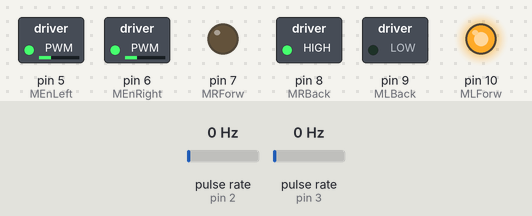
The sketch below on a simulated Arduino Uno, built with avr-gcc and run on an emulated ATmega328P. On the bench: switched loads named in the sketch (green lamp = pin HIGH), output pins drawn as LEDs (lit = HIGH). Wiring (inferred from the names in the program): 2 × pulse sensor: data pin 2 / data pin 3. The inputs (shaded band) are chosen by the test bench; at power-on: pulse rate (sensors on pin 2, pin 3) 0 Hz. What the sketch prints to the serial monitor is not drawn.

Above: at 1.3 s.
1.4 s: pulse rate (sensor on pin 2) set to 2 Hz
4.4 s: pulse rate (sensor on pin 2) set to 5 Hz
At 5.8 s:
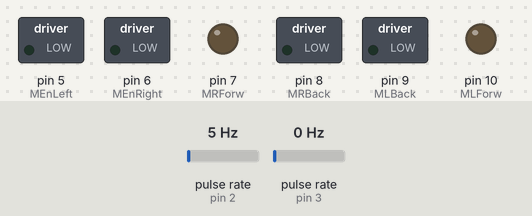
Timing chart, 0 to 7.4 s (numbered marks = the images above; inputs shaded):
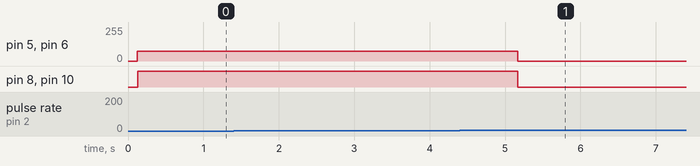

Measured:
- the behaviour switches between 3 and 4 Hz on pulse rate (sensor on pin 2) (found by bisection; images 0 and 1)
- after the input at 4.4 s, pin 5 (MEnLeft), pin 6 (MEnRight): 75/255 → 0/255 after 0.77 s instead of 1.8 s; pin 8 (MRBack), pin 10 (MLForw): HIGH → LOW after 0.77 s instead of 1.8 s

The sketch:

RDCode.ino
```cpp
//
// Example drive code for the Robots Day Gearheads challenge car.
//  follow a line until a T is detected & then turn 90 degrees
//
#include <Arduino.h>
#include "Motor.h"

//Power - 9v battery to arduino barrel jack
//AA batter powers the motors 1.5Vx4=6V

/*
 * Global variables & constant pin definitions
 *   Note: global variables are used to keep
 *   values between loop() iterations
 */

//5v to bb 5v rail
//gnd to bb gnd rail

//Motor controller H-Bridge Pins for Left & Right Motors
#define MEnRight 6   //Motor Right Enable
#define MEnLeft 5
#define MRForw 7
#define MRBack 8
#define MLForw 10
#define MLBack 9

//Proximity sensors
#define LeftIRpin A1
#define RightIRpin A2

//Encoder Pins
//vcc - goes to 5v bb rail
//gnd - goes to gnd bb rail
#define LeftEncoder 2  //out pin on left photo sensor to arduino 2
#define RightEncoder 3 //out pin on right photo sensor to arduino 3

//number of ticks in 1 rotation for encoder
#define ENCODERMULT 20

//Wheel Circumference = pi* wheel diameter. TicksPerInch = Wheel Circumf/slots
#define TicksPerInch 2.4

//chassis circumf = circumference of the circle if the car turns in place with one
//motor move forward & one moving backward = pi * Wheel base (or chassis width)
//Note: the wheels are fat & not flat, the wheel base is really measured from near
// the middle of each tire - you should measure your car, for better results.
#define ChassisCircumf 18.0

//encoder tickCounting variables must be volatile - upated
// in interrupt routines
volatile uint32_t tickCountA = 0; //left
volatile uint32_t tickCountB = 0; //right


void setup() {
  // put your setup code here, to run once:

  //define the pin modes for the motor controller
  pinMode(MEnRight,OUTPUT);
  pinMode(MEnLeft,OUTPUT);
  pinMode(MRForw,OUTPUT);
  pinMode(MRBack,OUTPUT);
  pinMode(MLForw,OUTPUT);
  pinMode(MLBack,OUTPUT);

  //start the serial monitor for debug write statements
  Serial.begin(115200);

  //define the pin modes for the encoders & attach interrupts
  pinMode(LeftEncoder, INPUT_PULLUP);
  pinMode(RightEncoder, INPUT_PULLUP);

  attachInterrupt(digitalPinToInterrupt(LeftEncoder), interruptA, RISING);
  attachInterrupt(digitalPinToInterrupt(RightEncoder), interruptB, RISING);
  delay(100);

  Serial.println("Completed Setup...");
}

//Create motor instances for the left & right motors with proper pin defs
Motor leftMotor = Motor(MEnLeft,MLForw,MLBack);
Motor rightMotor = Motor(MEnRight,MRForw,MRBack);

bool moreLine = true;
bool DoneLineFollow = false;
bool DoneDriving = false;

//loop runs over and over again until the arduino is reset
void loop() {

  leftMotor.Stop();
  rightMotor.Stop();

/*
 * dead reckoning using encoders to
 * figure out the distance driven or turning
 */
   Serial.println("follow the line");
  //follow the line: speedToDrive, turnSpeed, minimumDelay

  if (!DoneLineFollow){
      Serial.println("follow the line");
      //follow the line: speedToDrive, turnSpeed, minimumDelay
      moreLine = irLineFollow(100, 60, 5); //return false on STOPPED
      if (!moreLine) {
        DoneLineFollow = true;
      }
  }
  else if (!DoneDriving){
        Serial.println("90 deg turn");
        turnDegrees(90,75);

        DoneDriving = true;
  }
  Serial.println("End Loop()...");
}
////
//Define useful methods here
//
/*
 * Drive the motors based on a time in milliseconds
 *  DriveTime(int leftSpeed, int rightSpeed, int milliseconds)
 *   were leftSpeed & rightSpeed control the left & right motor speed &
 *   direction & Time is the time to drive in milliseconds. Motor stop when
 *   time expires
 */
 void DriveTime(int leftSpeed, int rightSpeed, int timeToDrive){
  leftMotor.Drive(leftSpeed);
  rightMotor.Drive(rightSpeed);
  delay(timeToDrive);
  leftMotor.Stop();
  rightMotor.Stop();
 }

 /*
  * Encoder functions
  */

//interrupts occur each time the sensor switches from no light to sensing light
//or each time it detects a gap in the wheel. There are 19 cutouts in the wheel
//so one rotation = 19 ticks
void interruptA() {
  tickCountA++;
}
//interruptB is the same as A, except for the other wheels encoder
// a tick or interrupt occurs each time the sensor sees a change hole in the
// wheel - there are 19 per rotation.
void interruptB() {
  tickCountB++;
}
//Drive the requested distance in inches, at the given speed and in the
//given direction, where direction is either forward or backward in a
//straight line. C = pi*Diameter (C=3.14*2.5=7.85)
//ticksPerInch = 19/7.85 = 2.4
void driveDistance(float distToGo, int speedToDrive){

  tickCountA = 0;
  tickCountB = 0;
  bool driveForward = true;
  if (distToGo < 0) {
    driveForward = false;
    distToGo = -distToGo;
  }
  uint32_t ticksNeeded = distToGo*TicksPerInch;
  if (driveForward){
    leftMotor.Drive(speedToDrive);
    rightMotor.Drive(speedToDrive);
  }
  else {
    leftMotor.Drive(-speedToDrive);
    rightMotor.Drive(-speedToDrive);
  }
  while(tickCountA < ticksNeeded){
    Serial.print("Tick Count: ");
    Serial.print(tickCountA);
    Serial.print(" TickCountB: ");
    Serial.print(tickCountB);
    Serial.print(" TicksNeeded: ");
    Serial.println(ticksNeeded);
    if (abs(tickCountA - tickCountB) >5) {
      Serial.println("WARNING!!! motors are moving at diff speeds");
    }
    delay(20);
  }
  leftMotor.Stop();
  rightMotor.Stop();

}
//turn in place - left and right wheels going in opposite directions at the
// same speed for a given number of degrees. The distance is determined by the
// circumference of the circle where the length of the wheel base (6.37") is the diameter.
// 360 degree turn has a circumference of pi*D = 3.14*6.37" = 20.0",
// so the distance to travel is the percent of the turn * full distance(circumference)
void turnDegrees(float degreesToTurn, int speedToDrive){
  tickCountA = 0;
  tickCountB = 0;
  bool turnClockwise = true;
  if (degreesToTurn < 0) {
    turnClockwise = false;
    degreesToTurn = -degreesToTurn;
  }
  float percentOfTurn = degreesToTurn/360.0;
  float distanceToTravel = percentOfTurn*ChassisCircumf;
  uint32_t ticksNeeded = distanceToTravel*TicksPerInch;
  Serial.print("Ticks needed to complete turn: ");
  Serial.println(ticksNeeded);
  if (turnClockwise){
    Serial.println("Turning Clockwise");
    leftMotor.Drive(speedToDrive);
    rightMotor.Drive(-speedToDrive);
  }
  else {
    Serial.println("Turning Counter-clockwise");
    leftMotor.Drive(-speedToDrive);
    rightMotor.Drive(speedToDrive);
  }
  while (tickCountA < ticksNeeded){
    Serial.print("TickCountA: ");
    Serial.print(tickCountA);
    Serial.print(" TickCountB: ");
    Serial.print(tickCountB);
    Serial.print(" TicksNeeded: ");
    Serial.println(ticksNeeded);
    if (abs(tickCountA - tickCountB) > 5){
      Serial.println("WARNING!!! Motors are driving at diff speeds");
    }
    delay(20);
  }
  leftMotor.Stop();
  rightMotor.Stop();
}

/*
 * line following functions
 */
//follow a black/dark line on a light surface
// The light surface will reflect back & read a
// high number, the line/dark surface will not
// reflect back and will read a low number.
// if you see a straight dark line across the field stop.
bool irLineFollow(int speedToDrive, int turnDiff, int minDelay){
  int leftIR = analogRead(LeftIRpin);
  int rightIR = analogRead(RightIRpin);
  bool moreLine = true;

  Serial.print("left IR sensor: ");
  Serial.println(leftIR);
  Serial.print("Right IR sensor: ");
  Serial.println(rightIR);

  if (leftIR > 500 && rightIR < 500) {
    Serial.println("Go LEFT");
    leftMotor.Drive(speedToDrive - turnDiff);
    rightMotor.Drive(speedToDrive);
  }
  else if (leftIR <500 && rightIR > 500){
    Serial.println("Go Right");
    leftMotor.Drive(speedToDrive);
    rightMotor.Drive(speedToDrive - turnDiff);

  }
  else if (leftIR < 500 && rightIR < 500){
    Serial.println("Go Straight");
    leftMotor.Drive(speedToDrive);
    rightMotor.Drive(speedToDrive);
  }
  else if (leftIR > 500 && rightIR > 500){
    Serial.println("STOP");
      leftMotor.Stop();
      rightMotor.Stop();
       moreLine = false;
  }
  delay(minDelay);
  return moreLine;
}
```

Motor.cpp
```cpp
//create a motor group class to keep the left motors together and the right motors together
//the car has 4 DC motors, but we want to treat them like a tank with a left and right drive
#include <Arduino.h>
#include "Motor.h"

Motor::Motor (int enablePin, int forwardPin, int backwardPin)
{
    m_enablePin=enablePin;
    m_forwardPin=forwardPin;
    m_backwardPin=backwardPin;
    Stop();

};

//Drive the motor forward or backward at a speed
void Motor::Drive(int Speed)
{
    if(Speed>0)
    {
      digitalWrite(m_backwardPin, LOW);
      digitalWrite(m_forwardPin, HIGH);
      analogWrite(m_enablePin,Speed);

      Serial.print("Drive: Enabled pin: ");
      Serial.print(m_enablePin);
      Serial.print(" Drive: driving forwards at ");
      Serial.println(Speed);
    }
    else if(Speed<0)
    {

      digitalWrite(m_forwardPin, LOW);
      digitalWrite(m_backwardPin, HIGH);
      analogWrite(m_enablePin, abs(Speed));

      Serial.print(m_enablePin);
      Serial.print("Drive: driving backwards at ");
      Serial.println(abs(Speed));
    }
    else if(Speed==0)
    {
      Stop();
    }
};

//stop the motor
void Motor::Stop()
{
    Serial.println("Drive:Stop - Stop Motor");

      digitalWrite(m_forwardPin, LOW);
      digitalWrite(m_backwardPin, LOW);
      analogWrite(m_enablePin, 0);

};
```

Motor.h
```cpp
//create a motor group class to keep the left motors together and the right motors together
//the car has 4 DC motors, but we want to treat them like a tank with a left and right drive
#ifndef HEADER_MOTOR
  #define HEADER_MOTOR
class Motor
{
  private:
  int m_enablePin;
  int m_forwardPin;
  int m_backwardPin;

  public :
   Motor (int enablePin, int forwardPin, int backwardPin);

  //Drive the motor forward or backward at a speed
  void Drive(int Speed);

  //stop the motor
  void Stop();
};
#endif
```
